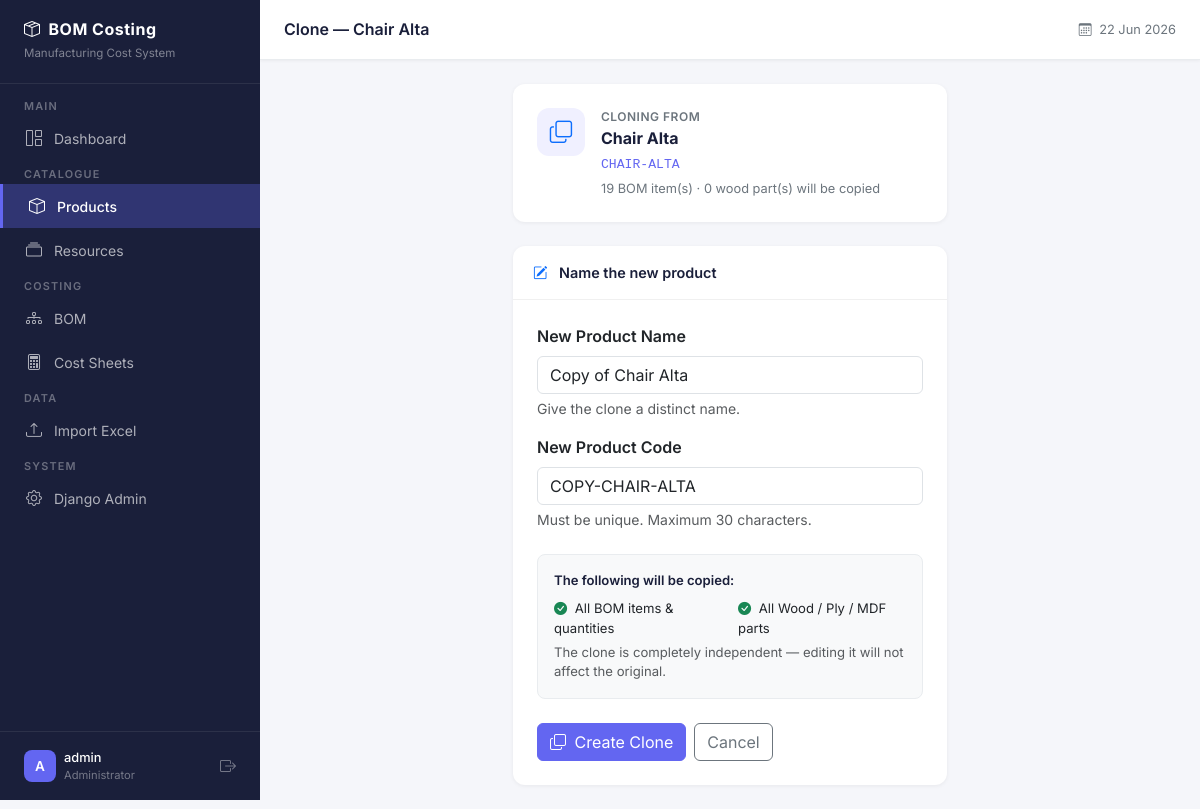
Screenshot of /products/4/clone/ (signed in) with the database file from the repository.
### apps/products/models.py (models this page shows, shortened)
class Product(models.Model):
    product_name = models.CharField(
        max_length=255,
        help_text="Full name of the product e.g. 3-Door Wardrobe with Mirror"
    )
    product_code = models.CharField(
        max_length=100,
        help_text="Unique product code e.g. WRD-001. Must be unique across all non-deleted products."
    )
    active = models.BooleanField(
        default=True,
        help_text="Inactive products are hidden from main views but not deleted."
    )
    is_deleted = models.BooleanField(
        default=False,
        help_text="Soft delete flag. Deleted products are hidden everywhere but data is preserved."
    )
    created_at = models.DateTimeField(auto_now_add=True)
    updated_at = models.DateTimeField(auto_now=True)
    class Meta:
        ordering = ['product_name']
        verbose_name = "Product"
        verbose_name_plural = "Products"
    def delete(self, *args, **kwargs):
        """
        Override default delete to perform soft delete.
        Calling product.delete() will set is_deleted=True
        instead of removing the row from the database.
        """
        self.is_deleted = True
        self.save()

### apps/products/views.py (the view, shortened to what this page needs)
# urls.py: path('<int:pk>/clone/', views.clone_product, name='clone'),
@login_required
def clone_product(request, pk):
    from django.db import transaction
    from apps.bom.models import BOMItem, WoodPart
    import re
    original = get_object_or_404(Product, pk=pk, is_deleted=False)
    suggested_name = f'Copy of {original.product_name}'
    suggested_code = f'COPY-{original.product_code}'[:30]
    context = {
        'page_title': f'Clone — {original.product_name}',
        'original': original,
        'suggested_name': suggested_name,
        'suggested_code': suggested_code,
    }
    return render(request, 'products/clone.html', context)

### templates/products/clone.html (shortened to what this page needs)
{% extends "base.html" %}
{% block content %}
<div class="row justify-content-center">
    <div class="col-12 col-lg-6">
        <div class="content-card p-4 mb-4">
            <div class="d-flex align-items-start gap-3">
                <div style="width:48px; height:48px; background:#f0f0ff;
                            border-radius:12px; display:flex; align-items:center;
                            justify-content:center; font-size:1.4rem; flex-shrink:0;">
                    <i class="bi bi-copy text-primary"></i>
                </div>
                <div>
                    <div style="font-size:0.75rem; font-weight:600; color:#6c757d;
                                text-transform:uppercase; letter-spacing:0.5px;">
                        Cloning from
                    </div>
                    <div class="fw-bold" style="color:#1a1f3a; font-size:1rem;">
                        {{ original.product_name }}
                    </div>
                    <code style="font-size:0.82rem; color:#6366f1;">
                        {{ original.product_code }}
                    </code>
                    <div class="mt-1" style="font-size:0.8rem; color:#6c757d;">
                        {{ original.bom_items.count }} BOM item(s) ·
                        {{ original.wood_parts.count }} wood part(s)
                        will be copied
                    </div>
                </div>
            </div>
        </div>
        <div class="content-card">
            <div class="card-header">
                <i class="bi bi-pencil-square me-2 text-primary"></i>
                Name the new product
            </div>
            <div class="card-body p-4">
                <form method="post">
                    <div class="mb-3">
                        <label class="form-label fw-semibold">
                            New Product Name
                        </label>
                        <input type="text"
                               name="new_product_name"
                               class="form-control"
                               value="{{ suggested_name }}"
                               placeholder="e.g. Dining Table Model B"
                               required
                               autofocus>
                        <div class="form-text">
                            Give the clone a distinct name.
                        </div>
                    </div>
                    <div class="mb-4">
                        <label class="form-label fw-semibold">
                            New Product Code
                        </label>
                        <input type="text"
                               name="new_product_code"
                               class="form-control"
                               value="{{ suggested_code }}"
                               placeholder="e.g. DT-MODEL-B"
                               maxlength="30"
                               required>
                        <div class="form-text">
                            Must be unique. Maximum 30 characters.
                        </div>
                    </div>
                    <div class="p-3 mb-4"
                         style="background:#f8f9fa; border-radius:8px;
                                border:1px solid #e9ecef; font-size:0.82rem;">
                        <div class="fw-semibold mb-2" style="color:#1a1f3a;">
                            The following will be copied:
                        </div>
                        <div class="d-flex gap-3">
                            <span>
                                <i class="bi bi-check-circle-fill text-success me-1"></i>
                                All BOM items &amp; quantities
                            </span>
                            <span>
                                <i class="bi bi-check-circle-fill text-success me-1"></i>
                                All Wood / Ply / MDF parts
                            </span>
                        </div>
                        <div class="mt-1 text-muted">
                            The clone is completely independent — editing it
                            will not affect the original.
                        </div>
                    </div>
                    <div class="d-flex gap-2">
                        <button type="submit" class="btn btn-primary">
                            <i class="bi bi-copy me-1"></i>
                            Create Clone
                        </button>
                        <a href="{% url 'bom:list' product_pk=original.pk %}"
                           class="btn btn-outline-secondary">
                            Cancel
                        </a>
                    </div>
                </form>
            </div>
        </div>
    </div>
</div>
{% endblock %}

### templates/base.html (shortened to what this page needs)
<!DOCTYPE html>
<html lang="en">
<head>
    <link href="https://cdn.jsdelivr.net/npm/bootstrap@5.3.2/dist/css/bootstrap.min.css" rel="stylesheet">
    <link href="https://cdn.jsdelivr.net/npm/bootstrap-icons@1.11.3/font/bootstrap-icons.min.css" rel="stylesheet">
</head>
<body>
{% if user.is_authenticated %}
    <nav id="sidebar">
        <div class="sidebar-brand">
            <h5><i class="bi bi-box-seam me-2"></i>BOM Costing</h5>
            <small>Manufacturing Cost System</small>
        </div>
        <ul class="nav flex-column mt-2">
            <li><span class="nav-label">Main</span></li>
            <li class="nav-item">
                <a href="{% url 'core:dashboard' %}"
                   class="nav-link {% if request.resolver_match.url_name == 'dashboard' %}active{% endif %}">
                    <i class="bi bi-grid-1x2"></i> Dashboard
                </a>
            </li>
            <li><span class="nav-label">Catalogue</span></li>
            <li class="nav-item">
                <a href="{% url 'products:list' %}"
                   class="nav-link {% if 'products' in request.resolver_match.namespace %}active{% endif %}">
                    <i class="bi bi-box"></i> Products
                </a>
            </li>
            <li class="nav-item">
                <a href="{% url 'resources:list' %}"
                   class="nav-link {% if 'resources' in request.resolver_match.namespace %}active{% endif %}">
                    <i class="bi bi-collection"></i> Resources
                </a>
            </li>
            <li><span class="nav-label">Costing</span></li>
            <li class="nav-item">
                <a href="{% url 'products:list' %}"
                   class="nav-link {% if 'bom' in request.resolver_match.namespace %}active{% endif %}">
                    <i class="bi bi-diagram-3"></i> BOM
                </a>
            </li>
            <li class="nav-item">
                <a href="{% url 'costing:list' %}"
                   class="nav-link {% if 'costing' in request.resolver_match.namespace %}active{% endif %}">
                    <i class="bi bi-calculator"></i> Cost Sheets
                </a>
            </li>
            <li><span class="nav-label">Data</span></li>
            <li class="nav-item">
                <a href="{% url 'imports:upload' %}"
                   class="nav-link {% if 'imports' in request.resolver_match.namespace %}active{% endif %}">
                    <i class="bi bi-upload"></i> Import Excel
                </a>
            </li>
            <li><span class="nav-label">System</span></li>
            {% if user.is_staff %}
            <li class="nav-item">
                <a href="/admin/" class="nav-link" target="_blank">
                    <i class="bi bi-gear"></i> Django Admin
                </a>
            </li>
            {% endif %}
        </ul>
        <div style="position:absolute; bottom:0; left:0; right:0;
                    padding:16px 24px; border-top:1px solid rgba(255,255,255,0.08);">
            <div class="d-flex align-items-center gap-2">
                <div style="width:32px;height:32px;background:#6366f1;border-radius:8px;
                            display:flex;align-items:center;justify-content:center;
                            color:#fff;font-weight:600;font-size:0.85rem;">
                    {{ user.username|first|upper }}
                </div>
                <div style="flex:1; min-width:0;">
                    <div style="color:#fff;font-size:0.8rem;font-weight:500;
                                white-space:nowrap;overflow:hidden;text-overflow:ellipsis;">
                        {{ user.username }}
                    </div>
                    <div style="color:rgba(255,255,255,0.4);font-size:0.7rem;">
                        {% if user.is_staff %}Administrator{% else %}User{% endif %}
                    </div>
                </div>
                <a href="{% url 'accounts:logout' %}"
                   style="color:rgba(255,255,255,0.4);" title="Logout">
                    <i class="bi bi-box-arrow-right"></i>
                </a>
            </div>
        </div>
    </nav>
    <div id="main-content">
        <div id="topnav">
            <h6 class="page-title">
                {% block page_title %}{{ page_title|default:"Dashboard" }}{% endblock %}
            </h6>
            <div class="d-flex align-items-center gap-3">
                <span style="font-size:0.8rem;color:#6c757d;">
                    <i class="bi bi-calendar3 me-1"></i>
                    {% now "d M Y" %}
                </span>
            </div>
        </div>
        <div class="content-area">
            {% block content %}{% endblock %}
        </div>
    </div>
{% else %}
    {% block unauthenticated_content %}{% endblock %}
{% endif %}
</body>
</html>

### templates/base.html (style rules this page uses)
* { font-family: 'Inter', sans-serif; }
body { background-color: #f5f6fa; }
#sidebar { width: 260px; min-height: 100vh; background: #1a1f3a; position: fixed; top: 0; left: 0; z-index: 1000; transition: all 0.3s; overflow-y: auto; }
#sidebar .sidebar-brand { padding: 20px 24px; border-bottom: 1px solid rgba(255,255,255,0.08); }
#sidebar .sidebar-brand h5 { color: #fff; font-weight: 700; font-size: 1rem; margin: 0; letter-spacing: 0.5px; }
#sidebar .sidebar-brand small { color: rgba(255,255,255,0.45); font-size: 0.72rem; }
#sidebar .nav-label { color: rgba(255,255,255,0.35); font-size: 0.68rem; font-weight: 600; letter-spacing: 1.2px; text-transform: uppercase; padding: 16px 24px 6px; }
#sidebar .nav-link { color: rgba(255,255,255,0.65); padding: 10px 24px; font-size: 0.875rem; font-weight: 400; border-radius: 0; display: flex; align-items: center; gap: 10px; transition: all 0.2s; }
#sidebar .nav-link.active { color: #fff; background: rgba(99, 102, 241, 0.3); border-left: 3px solid #6366f1; font-weight: 500; }
#sidebar .nav-link i { font-size: 1rem; width: 20px; text-align: center; }
#main-content { margin-left: 260px; min-height: 100vh; transition: all 0.3s; }
#topnav { background: #fff; border-bottom: 1px solid #e9ecef; padding: 0 24px; height: 60px; display: flex; align-items: center; justify-content: space-between; position: sticky; top: 0; z-index: 999; box-shadow: 0 1px 3px rgba(0,0,0,0.05); }
#topnav .page-title { font-size: 1rem; font-weight: 600; color: #1a1f3a; margin: 0; }
.content-area { padding: 24px; }
.content-card { background: #fff; border-radius: 12px; border: none; box-shadow: 0 1px 4px rgba(0,0,0,0.06); }
.content-card .card-header { background: none; border-bottom: 1px solid #f0f0f0; padding: 16px 20px; font-weight: 600; font-size: 0.9rem; color: #1a1f3a; }
.btn-primary { background: #6366f1; border-color: #6366f1; }

### rows the page displays
Product: product_name "Chair Alta", product_code "CHAIR-ALTA", bom_items.count "19", wood_parts.count "0"

### other values shown
{{ user.username|first|upper }} "A"
{{ user.username }} "admin"
{{ page_title|default:"Dashboard" }} "Clone — Chair Alta"
